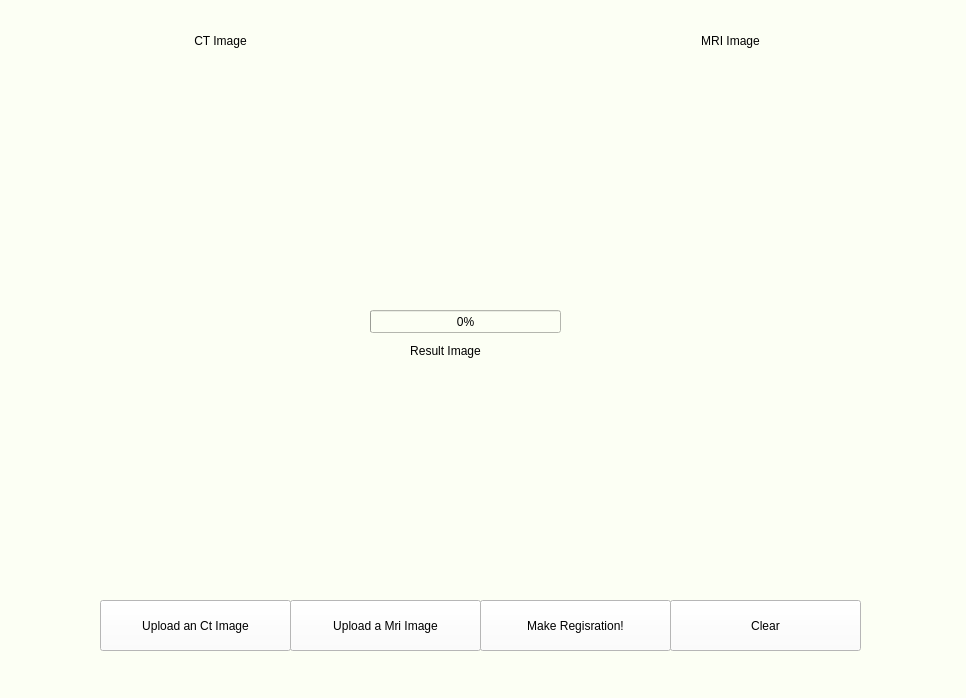
<?xml version="1.0" encoding="UTF-8"?>
<ui version="4.0">
 <class>MainWindow</class>
 <widget class="QMainWindow" name="MainWindow">
  <property name="geometry">
   <rect>
    <x>0</x>
    <y>0</y>
    <width>966</width>
    <height>698</height>
   </rect>
  </property>
  <property name="windowTitle">
   <string>MainWindow</string>
  </property>
  <property name="styleSheet">
   <string notr="true">background-color:rgb(252, 255, 244)</string>
  </property>
  <widget class="QWidget" name="centralwidget">
   <widget class="QLabel" name="lbl_ct">
    <property name="geometry">
     <rect>
      <x>100</x>
      <y>60</y>
      <width>261</width>
      <height>211</height>
     </rect>
    </property>
    <property name="text">
     <string/>
    </property>
    <property name="scaledContents">
     <bool>true</bool>
    </property>
   </widget>
   <widget class="QLabel" name="lbl_mr">
    <property name="geometry">
     <rect>
      <x>600</x>
      <y>60</y>
      <width>261</width>
      <height>211</height>
     </rect>
    </property>
    <property name="text">
     <string/>
    </property>
    <property name="textFormat">
     <enum>Qt::AutoText</enum>
    </property>
    <property name="scaledContents">
     <bool>true</bool>
    </property>
   </widget>
   <widget class="QLabel" name="lbl_result">
    <property name="geometry">
     <rect>
      <x>320</x>
      <y>370</y>
      <width>261</width>
      <height>211</height>
     </rect>
    </property>
    <property name="text">
     <string/>
    </property>
    <property name="scaledContents">
     <bool>true</bool>
    </property>
   </widget>
   <widget class="QLabel" name="lbl_ct_title">
    <property name="geometry">
     <rect>
      <x>150</x>
      <y>30</y>
      <width>141</width>
      <height>21</height>
     </rect>
    </property>
    <property name="text">
     <string>CT Image</string>
    </property>
    <property name="alignment">
     <set>Qt::AlignCenter</set>
    </property>
    <property name="wordWrap">
     <bool>false</bool>
    </property>
   </widget>
   <widget class="QLabel" name="lbl_mri_title">
    <property name="geometry">
     <rect>
      <x>660</x>
      <y>30</y>
      <width>141</width>
      <height>21</height>
     </rect>
    </property>
    <property name="text">
     <string>MRI Image</string>
    </property>
    <property name="alignment">
     <set>Qt::AlignCenter</set>
    </property>
   </widget>
   <widget class="QLabel" name="lbl_result_title">
    <property name="geometry">
     <rect>
      <x>370</x>
      <y>340</y>
      <width>151</width>
      <height>21</height>
     </rect>
    </property>
    <property name="text">
     <string>Result Image</string>
    </property>
    <property name="alignment">
     <set>Qt::AlignCenter</set>
    </property>
   </widget>
   <widget class="QProgressBar" name="progressBar">
    <property name="geometry">
     <rect>
      <x>370</x>
      <y>310</y>
      <width>191</width>
      <height>23</height>
     </rect>
    </property>
    <property name="value">
     <number>0</number>
    </property>
   </widget>
   <widget class="QPushButton" name="btn_uploadCt">
    <property name="geometry">
     <rect>
      <x>100</x>
      <y>600</y>
      <width>191</width>
      <height>51</height>
     </rect>
    </property>
    <property name="styleSheet">
     <string notr="true">background-color: rgb(255, 255, 255);
border-color: rgb(0, 0, 0);</string>
    </property>
    <property name="text">
     <string>Upload an Ct Image</string>
    </property>
   </widget>
   <widget class="QPushButton" name="btn_uploadMri">
    <property name="geometry">
     <rect>
      <x>290</x>
      <y>600</y>
      <width>191</width>
      <height>51</height>
     </rect>
    </property>
    <property name="styleSheet">
     <string notr="true">background-color: rgb(255, 255, 255);
border-color: rgb(0, 0, 0);</string>
    </property>
    <property name="text">
     <string>Upload a Mri Image</string>
    </property>
   </widget>
   <widget class="QPushButton" name="btn_regisration">
    <property name="geometry">
     <rect>
      <x>480</x>
      <y>600</y>
      <width>191</width>
      <height>51</height>
     </rect>
    </property>
    <property name="styleSheet">
     <string notr="true">background-color: rgb(255, 255, 255);
border-color: rgb(0, 0, 0);</string>
    </property>
    <property name="text">
     <string>Make Regisration!</string>
    </property>
   </widget>
   <widget class="QPushButton" name="btn_clear">
    <property name="geometry">
     <rect>
      <x>670</x>
      <y>600</y>
      <width>191</width>
      <height>51</height>
     </rect>
    </property>
    <property name="styleSheet">
     <string notr="true">background-color: rgb(255, 255, 255);
border-color: rgb(0, 0, 0);</string>
    </property>
    <property name="text">
     <string>Clear</string>
    </property>
   </widget>
  </widget>
  <widget class="QMenuBar" name="menubar">
   <property name="geometry">
    <rect>
     <x>0</x>
     <y>0</y>
     <width>966</width>
     <height>21</height>
    </rect>
   </property>
  </widget>
  <widget class="QStatusBar" name="statusbar"/>
 </widget>
 <resources/>
 <connections/>
</ui>
